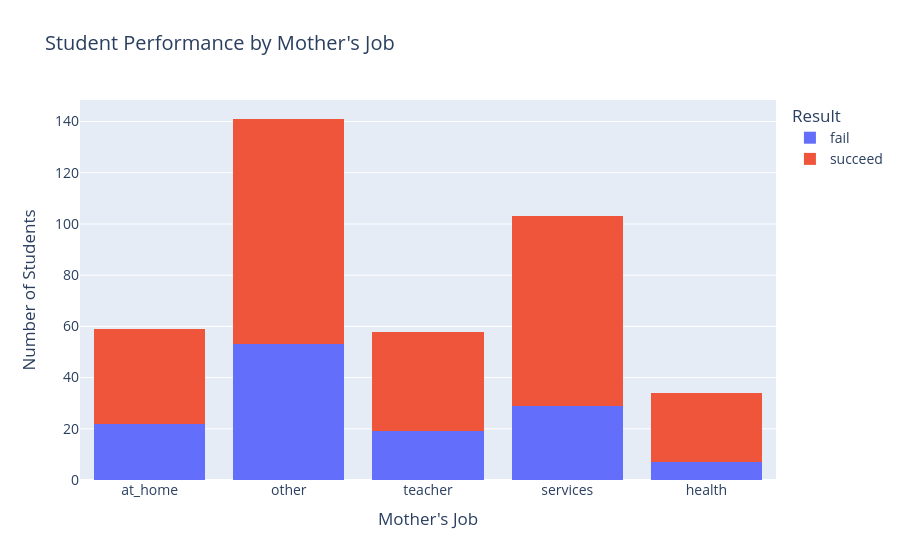

Source (notebook cell):
### Code cell
plot_student_performance_by_feature( df, "Mjob", "Student Performance by Mother's Job", "Mother's Job")

### Figure 1 — Plotly figure (JSON) as saved in the notebook; plotly's stock layout.template omitted (floating-point values rounded to 4 significant figures; data arrays with more than 128 entries replaced by an {"elided": "..."} marker saying what was removed)
{"data": [{"alignmentgroup": "True", "bingroup": "x", "hovertemplate": "Result=fail<br>Mother's Job=%{x}<br>count=%{y}<extra></extra>", "legendgroup": "fail", "marker": {"color": "#636efa", "pattern": {"shape": ""}}, "name": "fail", "offsetgroup": "fail", "orientation": "v", "showlegend": true, "type": "histogram", "x": {"elided": "130 str values"}, "xaxis": "x", "yaxis": "y"}, {"alignmentgroup": "True", "bingroup": "x", "hovertemplate": "Result=succeed<br>Mother's Job=%{x}<br>count=%{y}<extra></extra>", "legendgroup": "succeed", "marker": {"color": "#EF553B", "pattern": {"shape": ""}}, "name": "succeed", "offsetgroup": "succeed", "orientation": "v", "showlegend": true, "type": "histogram", "x": {"elided": "265 str values"}, "xaxis": "x", "yaxis": "y"}], "layout": {"barmode": "stack", "font": {"size": 14}, "legend": {"title": {"text": "Result"}, "tracegroupgap": 0}, "title": {"text": "Student Performance by Mother's Job"}, "xaxis": {"anchor": "y", "domain": [0, 1], "title": {"text": "Mother's Job"}}, "yaxis": {"anchor": "x", "domain": [0, 1], "title": {"text": "Number of Students"}}}}
